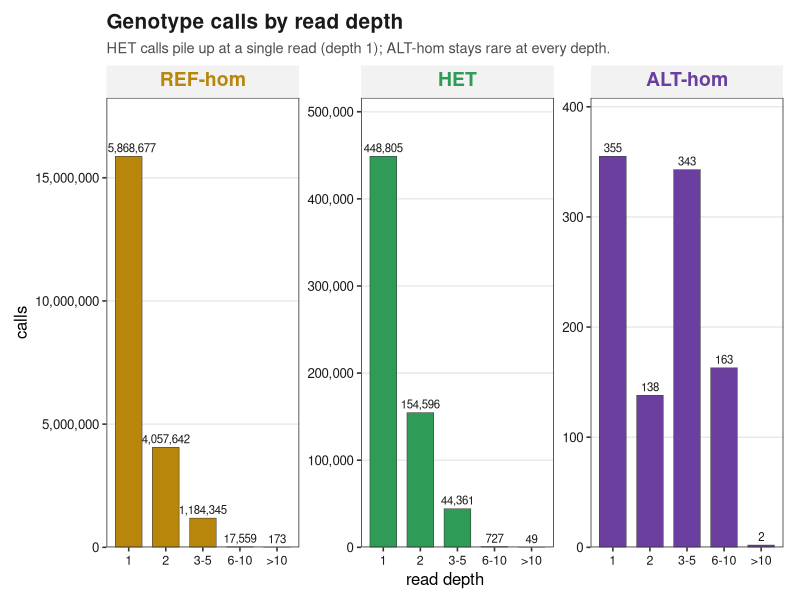

This figure's R source:
#!/usr/bin/env Rscript
# Figure: genotype-call counts by read depth, one histogram per state
# (REF / HET / ALT), each with its OWN linear y-axis (facet scales = free_y).
# Shows that HET calls pile up at depth 1 (single-read -> prior forces HET) while
# ALT-hom stays rare at every depth.
#
#   depth   REF          HET       ALT
#   1       15,868,677   448,805   355
#   2       4,057,642    154,596   138
#   3-5     1,184,345    44,361    343
#   6-10    17,559       727       163
#   >10     173          49        2
# depth 0 dropped: those were "calls" with zero read support (REF 40,524, HET 1),
# which are not real calls; the 51.5M truly-missing sites are not plotted either.

suppressPackageStartupMessages({
  library(ggplot2)
  library(ggtext)
  library(scales)
})

here <- tryCatch(dirname(sub(
  "^--file=", "",
  grep("^--file=", commandArgs(FALSE), value = TRUE)
)), error = function(e) ".")
if (length(here) == 0 || here == "") here <- "scripts"
FIGDIR <- normalizePath(file.path(here, "..", "nilhmm-paper", "figures"), mustWork = FALSE)

GOLD <- "#B8860B"
GREEN <- "#2E9B57"
PURPLE <- "#6B3FA0"
INK <- "#1A1A1A"
# (REF darkened from the paint gold #E0A81C so the strip label reads on white)

lvl <- c("1", "2", "3-5", "6-10", ">10")
df <- data.frame(
  depth = factor(rep(lvl, 3), levels = lvl),
  geno = factor(rep(c("REF", "HET", "ALT"), each = 5), levels = c("REF", "HET", "ALT")),
  count = c(
    15868677, 4057642, 1184345, 17559, 173, # REF
    448805, 154596, 44361, 727, 49, # HET
    355, 138, 343, 163, 2
  )
) # ALT
dfp <- df[df$count > 0, ] # log scale: drop zeros

strip <- as_labeller(c(
  REF = sprintf("<span style='color:%s'>**REF-hom**</span>", GOLD),
  HET = sprintf("<span style='color:%s'>**HET**</span>", GREEN),
  ALT = sprintf("<span style='color:%s'>**ALT-hom**</span>", PURPLE)
))

p <- ggplot(dfp, aes(depth, count, fill = geno)) +
  geom_col(width = 0.72, color = "grey25", linewidth = 0.2) +
  geom_text(aes(label = comma(count)), vjust = -0.45, size = 2.9, color = INK) +
  facet_wrap(~geno, scales = "free_y", labeller = strip) +
  scale_fill_manual(values = c(REF = GOLD, HET = GREEN, ALT = PURPLE), guide = "none") +
  scale_y_continuous(labels = label_comma(), expand = expansion(mult = c(0, 0.15))) +
  labs(
    x = "read depth", y = "calls",
    title = "Genotype calls by read depth",
    subtitle = "HET calls pile up at a single read (depth 1); ALT-hom stays rare at every depth."
  ) +
  theme_bw(base_size = 12) +
  theme(
    strip.text = element_markdown(size = 14),
    strip.background = element_rect(fill = "grey95", color = NA),
    panel.grid.minor = element_blank(),
    panel.grid.major.x = element_blank(),
    axis.text = element_text(color = INK),
    axis.text.x = element_text(size = 9),
    plot.title = element_text(face = "bold", size = 15, color = INK),
    plot.subtitle = element_text(size = 10.5, color = "grey30"),
    plot.background = element_rect(fill = "white", color = NA),
    plot.margin = margin(10, 12, 8, 10)
  )

out <- file.path(FIGDIR, "calls_by_depth_histograms.png")
ggsave(out, p, width = 10, height = 4.2, dpi = 200, bg = "white")
cat("wrote:", out, "\n")
